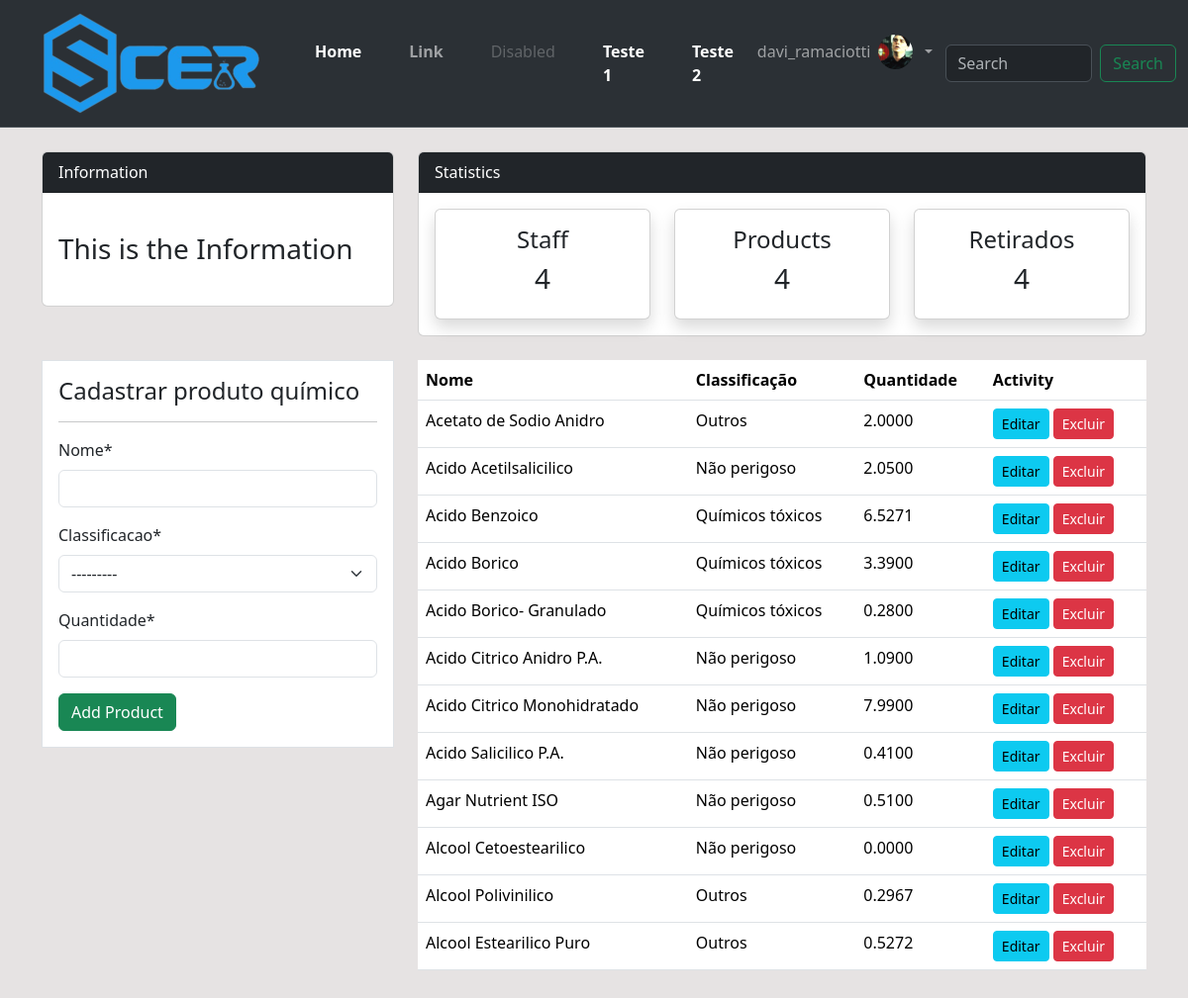
Page /produtos/ (signed in) on the committed database.
### user/models.py (models this page shows, shortened)
class Profile(models.Model):
    staff = models.OneToOneField(User, on_delete=models.CASCADE, null=True)
    address = models.CharField(max_length=200, null=True)
    phone = models.CharField(max_length=20, null=True)
    image = models.ImageField(default='avatar.jpg', upload_to='profile_images')

### estatisticas/models.py (models this page shows, shortened)
class Produto(models.Model):
    nome = models.CharField(max_length=200, null=True)
    classificacao = models.CharField(max_length=200, choices=CLASSIFICACAO , null=True)
    quantidade = models.DecimalField(max_digits=19, decimal_places=4, null=True)

### estatisticas/views.py (the view)
# urls.py: path('produtos/', views.produtos, name="estatisticas-produtos"),
@login_required(login_url='user-login', ) # está configurado nas settings > login_url.
def produtos(request):
    items = Produto.objects.all()
    if request.method=="POST":
        form = ProdutoForm(request.POST)
        if form.is_valid():
            form.save()
            return redirect('estatisticas-produtos')
    else:
        form = ProdutoForm()
    context= {
        'items': items,
        'form' : form,
    }
    return render(request, 'estatisticas/produtos.html', context)

### estatisticas/forms.py
class ProdutoForm(forms.ModelForm):
    class Meta:
        model = Produto
        fields = ['nome', 'classificacao', 'quantidade']

### templates/estatisticas/produtos.html (shortened to what this page needs)
{% extends 'partials/base.html' %}
{% load crispy_forms_tags %}
{% block content%}
 {% include 'partials/topnav.html' %}
<div class="container">
    <div class="row my-4">
        <div class="col-md-4">
            <div class="border bg-white p-3">
                <h4>Cadastrar produto químico</h4>
                <hr>
                <form method="POST" action="">
                    {{ form|crispy }}
                    <input class="btn btn-success btn-block" type="submit" value="Add Product">
                </form>
            </div>
        </div>
        <div class="col-md-8">
            <table class="table bg-white">
                <thead class="bg-info">
                    <tr class="text-white">
                        <th scope="col">Nome</th>
                        <th scope="col">Classificação</th>
                        <th scope="col">Quantidade</th>
                        <th scope="col">Activity</th>
                    </tr>
                </thead>
                <tbody>
                    {% for item in items %}
                    <tr>
                        <td>{{item.nome}}</td>
                        <td>{{item.classificacao}}</td>
                        <td>{{item.quantidade}}</td>
                        <td>
                            <a class="btn btn-info btn-sm" href="{% url 'estatisticas-produtos-update' item.id %}">Editar</a>
                            <a class="btn btn-danger btn-sm" href="{% url 'estatisticas-produtos-delete' item.id %}">Excluir</a>
                        </td>
                    </tr>
                    {% endfor %}
                </tbody>
            </table>
        </div>
    </div>
</div>
{% endblock %}

### templates/partials/navbar.html (shortened to what this page needs)
{% load static %}
<nav class="navbar navbar-expand-lg bg-body-tertiary bg-dark border-bottom border-body" data-bs-theme="dark">
  <div class="container-fluid">
      <a class="navbar-brand" href="{% url 'estatisticas-index' %}">
        <img src="{% static '/scerlogopequeno.png' %}" />
      </a>
      <div class="collapse navbar-collapse" id="navbarSupportedContent">
        <ul class="navbar-nav me-auto mb-2 mb-lg-0 ">
            {% if user.is_authenticated %}
                <li class="nav-item me-3">
                  <a class="nav-link active fw-bold" href="{% url 'estatisticas-index' %}">Home</a>
                </li>
                <li class="nav-item me-3">
                    <a class="nav-link fw-bold" href="#">Link</a>
                </li>
                <li class="nav-item me-3">
                    <a class="nav-link disabled" aria-disabled="true">Disabled</a>
                </li>
                <li class="nav-item me-3">
                    <a class="nav-link active fw-bold" href="#">Teste 1</a>
                </li>
                <li class="nav-item me-3">
                    <a class="nav-link active fw-bold" href="#">Teste 2</a>
                </li>
            {% endif %}
                <li class="nav-item dropdown">
                      {% if user.is_authenticated %}
                          <a class="nav-link dropdown-toggle d-flex align-items-center gap-2 p-0" href="#" role="button" data-bs-toggle="dropdown" aria-expanded="false" style="line-height: 40px;">
                              {{ user.username }}
                              <img class="rounded-circle" src="{{ user.profile.image.url }}" alt=""
                              style="width: 35px; height: 35px; object-fit: cover;">
                          </a>
                      {% else %}
                          <a class="nav-link dropdown-toggle d-flex align-items-center gap-2 p-0" href="#" role="button" data-bs-toggle="dropdown" aria-expanded="false" style="line-height: 40px;">
                          Entre no sistema
                          </a>
                      {% endif %}
                </li>
        </ul>
        {% if user.is_authenticated %}
          <form class="d-flex" role="search">
            <input class="form-control me-2" type="search" placeholder="Search" aria-label="Search">
            <button class="btn btn-outline-success" type="submit">Search</button>
          </form>
        {% endif %}
      </div>
  </div>
</nav>

### static/style.css (style rules this page uses)
body { background: rgb(230, 227, 227); }

### rows in the picture
Produto: nome "Acetato de Sodio Anidro", classificacao "Outros", quantidade "2.0000"
Produto: nome "Acido Acetilsalicilico", classificacao "Não perigoso", quantidade "2.0500"
Produto: nome "Acido Benzoico", classificacao "Químicos tóxicos", quantidade "6.5271"
Produto: nome "Acido Borico", classificacao "Químicos tóxicos", quantidade "3.3900"
Produto: nome "Acido Borico- Granulado", classificacao "Químicos tóxicos", quantidade "0.2800"
Produto: nome "Acido Citrico Anidro P.A.", classificacao "Não perigoso", quantidade "1.0900"
Produto: nome "Acido Citrico Monohidratado", classificacao "Não perigoso", quantidade "7.9900"
Produto: nome "Acido Salicilico P.A.", classificacao "Não perigoso", quantidade "0.4100"
Produto: nome "Agar Nutrient ISO", classificacao "Não perigoso", quantidade "0.5100"
Produto: nome "Alcool Cetoestearilico", classificacao "Não perigoso", quantidade "0.0000"
Produto: nome "Alcool Polivinilico", classificacao "Outros", quantidade "0.2967"
Produto: nome "Alcool Estearilico Puro", classificacao "Outros", quantidade "0.5272"

### other values in the picture
{{ user.username }} "davi_ramaciotti"
